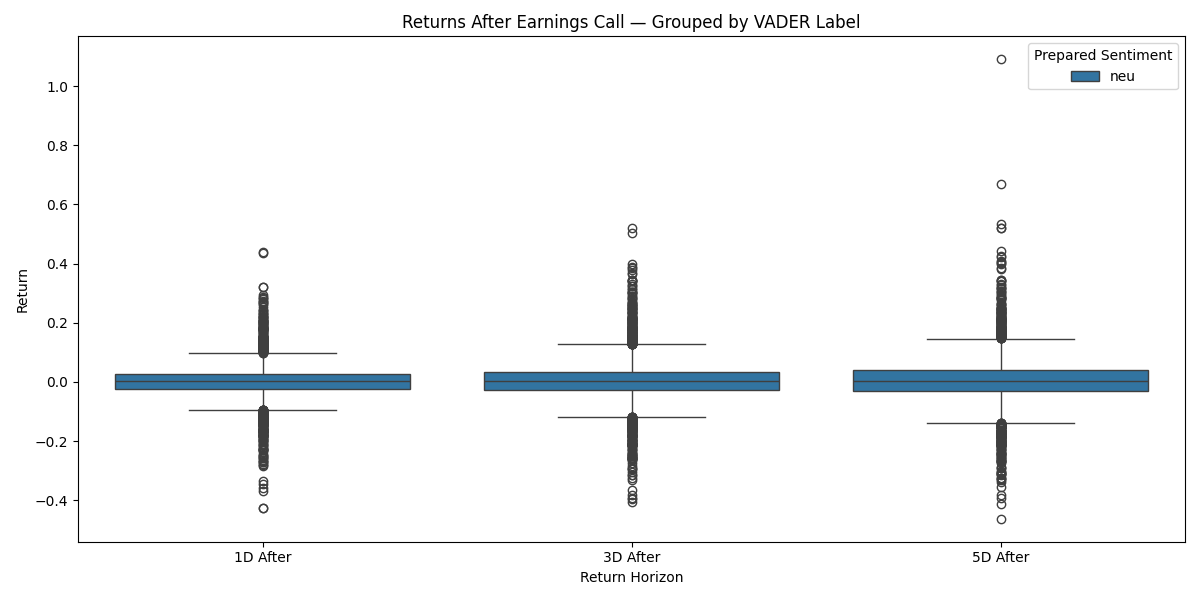

Reproduce this figure in Python.
import pandas as pd
import matplotlib.pyplot as plt
import seaborn as sns

# --- LOAD DATA ---
df = pd.read_pickle("data/processed_data_sampled_with_vader_fast.pkl")

# keep only valid labels
valid_labels = ["pos", "neg", "neu"]
df_filtered = df[df["prepared_vader_label"].isin(valid_labels)]

# melt the return columns
ret_cols = {
    "ret_1d_after": "1D After",
    "ret_3d_after": "3D After",
    "ret_5d_after": "5D After"
}

df_melt = df_filtered.melt(
    id_vars=["prepared_vader_label"],
    value_vars=list(ret_cols.keys()),
    var_name="horizon",
    value_name="return"
)

# map cleaner names
df_melt["horizon"] = df_melt["horizon"].map(ret_cols)

plt.figure(figsize=(12, 6))
sns.boxplot(
    data=df_melt,
    x="horizon",
    y="return",
    hue="prepared_vader_label"
)

plt.title("Returns After Earnings Call — Grouped by VADER Label")
plt.xlabel("Return Horizon")
plt.ylabel("Return")
plt.legend(title="Prepared Sentiment")
plt.tight_layout()

plt.savefig("visualization/VADER_boxplot.png")

plt.show()
